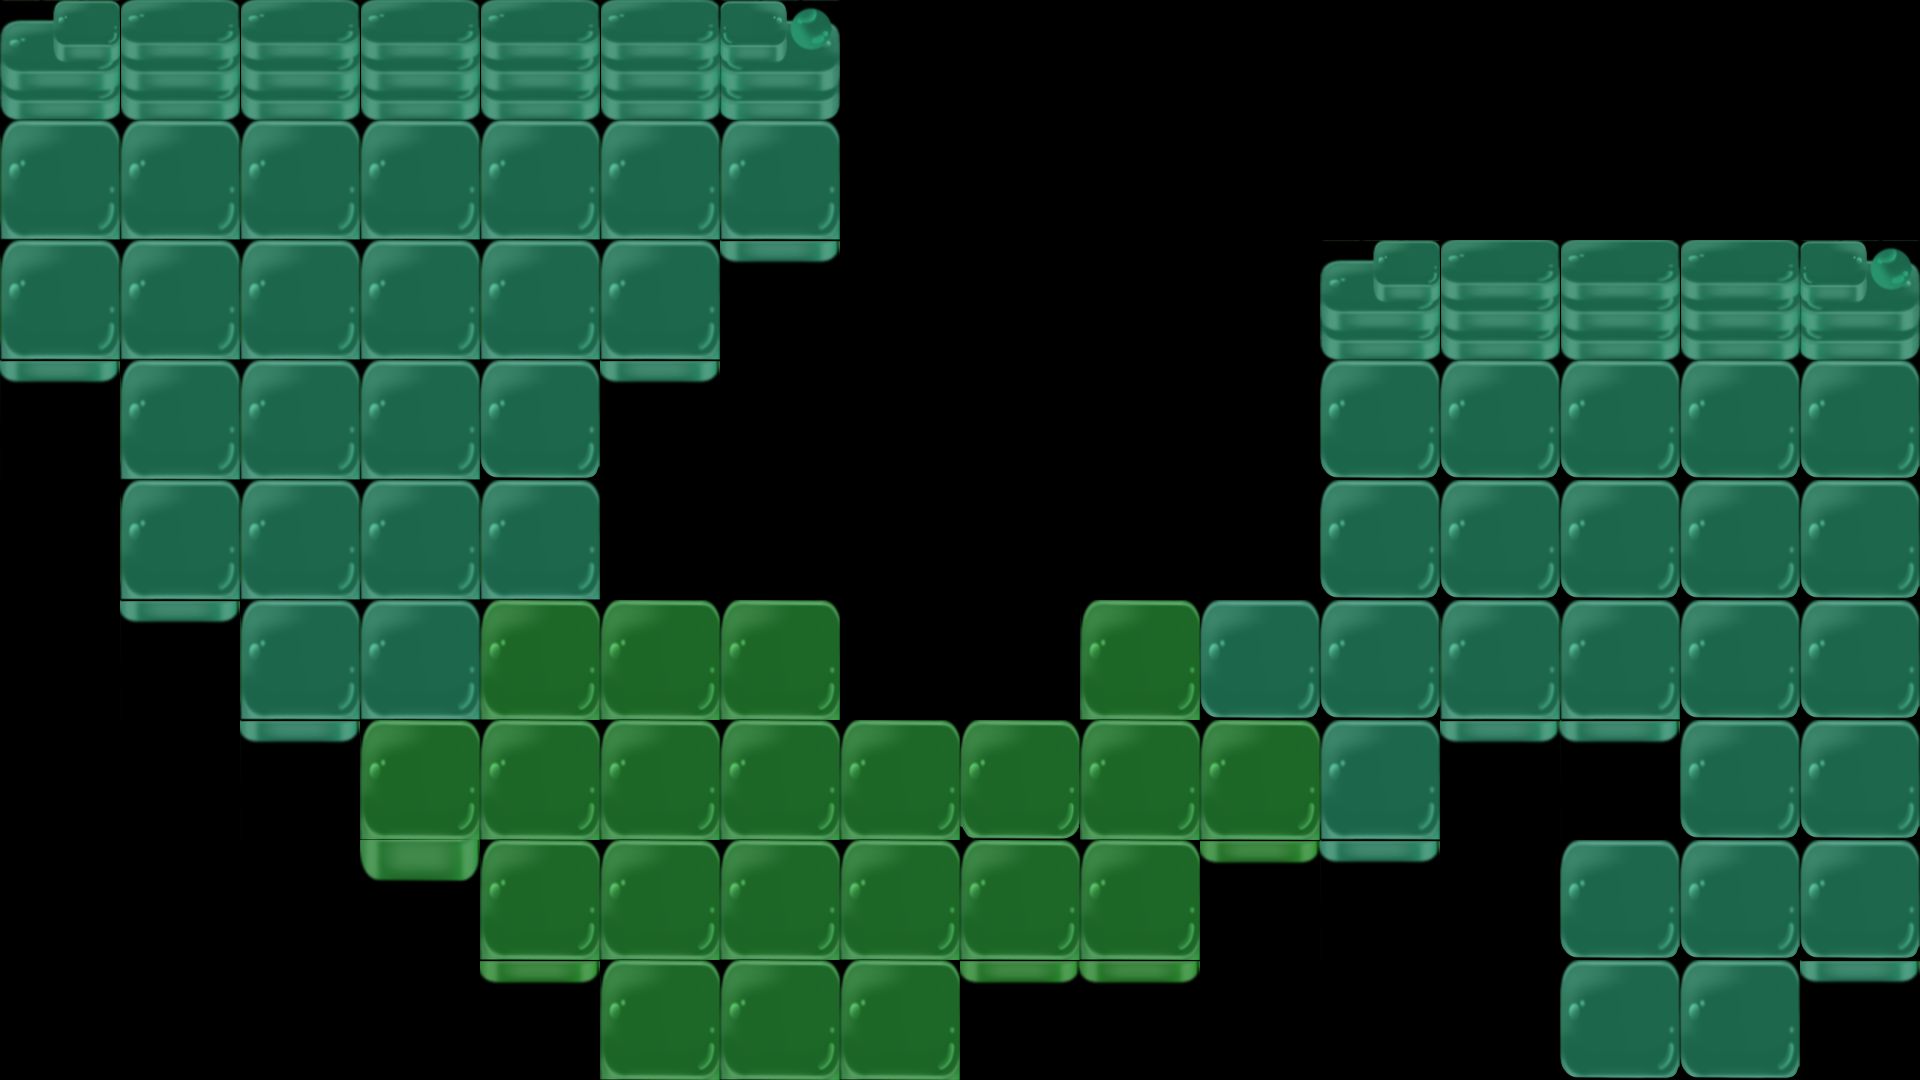

This game map was drawn from its Tiled (.tmx) file and the tilesets committed beside it. A one-line description and the full map source follow:
An orthogonal 16x9 tile map with 120x120 px tiles, 1 tile layer (terrain) and 22 objects (user, portal, protein).

<map version="1.2" tiledversion="1.2.4" orientation="orthogonal" renderorder="right-down" width="16" height="9" tilewidth="120" tileheight="120" infinite="0" nextlayerid="5" nextobjectid="54">
 <tileset firstgid="1" source="tilesets/mitosis_tileset.tsx" />
 <layer id="1" name="terrain" width="16" height="9">
  <data encoding="csv">
28,25,25,25,25,25,27,0,0,0,0,0,0,0,0,0,
4,4,4,4,4,4,4,0,0,0,0,0,0,0,0,0,
4,4,4,4,4,4,15,0,0,0,0,28,25,25,25,27,
15,4,4,4,1,15,0,0,0,0,0,1,1,1,1,1,
0,4,4,4,4,0,0,0,0,0,0,1,1,1,1,1,
0,15,4,4,5,5,5,0,0,5,1,1,4,4,1,1,
0,0,15,5,5,5,5,5,2,5,5,4,15,15,1,1,
0,0,0,8,5,5,5,5,5,5,16,15,0,1,1,1,
0,0,0,0,16,5,5,5,16,16,0,0,0,1,1,15
</data>
 </layer>
 <objectgroup id="2" name="terrain_rectangles">
  <object id="29" x="604" y="352" width="714" height="246" />
  <object id="30" x="844" y="596" width="232" height="122" />
  <object id="31" x="716" y="234" width="602" height="118" />
  <object id="32" x="834" y="-10" width="1100" height="246" />
  <object id="33" x="1320" y="242" width="590" height="118" />
  <object id="34" x="-24" y="-22" width="858" height="138" />
  <object id="35" x="-94" y="94" width="90" height="286" />
  <object id="36" x="-90" y="356" width="204" height="388" />
  <object id="37" x="4" y="604" width="230" height="198" />
  <object id="38" x="180" y="720" width="174" height="164" />
  <object id="39" x="286" y="838" width="188" height="138" />
  <object id="40" x="432" y="960" width="162" height="146" />
  <object id="41" x="582" y="1076" width="420" height="188" />
  <object id="42" x="960" y="956" width="602" height="262" />
  <object id="43" x="1198" y="834" width="358" height="262" />
  <object id="44" x="1438" y="722" width="242" height="116" />
  <object id="45" x="1806" y="960" width="206" height="262" />
  <object id="46" x="1548" y="1064" width="340" height="160" />
  <object id="47" x="1912" y="212" width="362" height="840" />
 </objectgroup>
 <objectgroup id="3" name="interaction_blocks">
  <object id="26" name="user" x="74" y="160" />
  <object id="49" name="portal" x="1672" y="953.333" />
  <object id="53" name="protein" x="408" y="416" />
 </objectgroup>
 <objectgroup id="4" name="pass_through" />
</map>